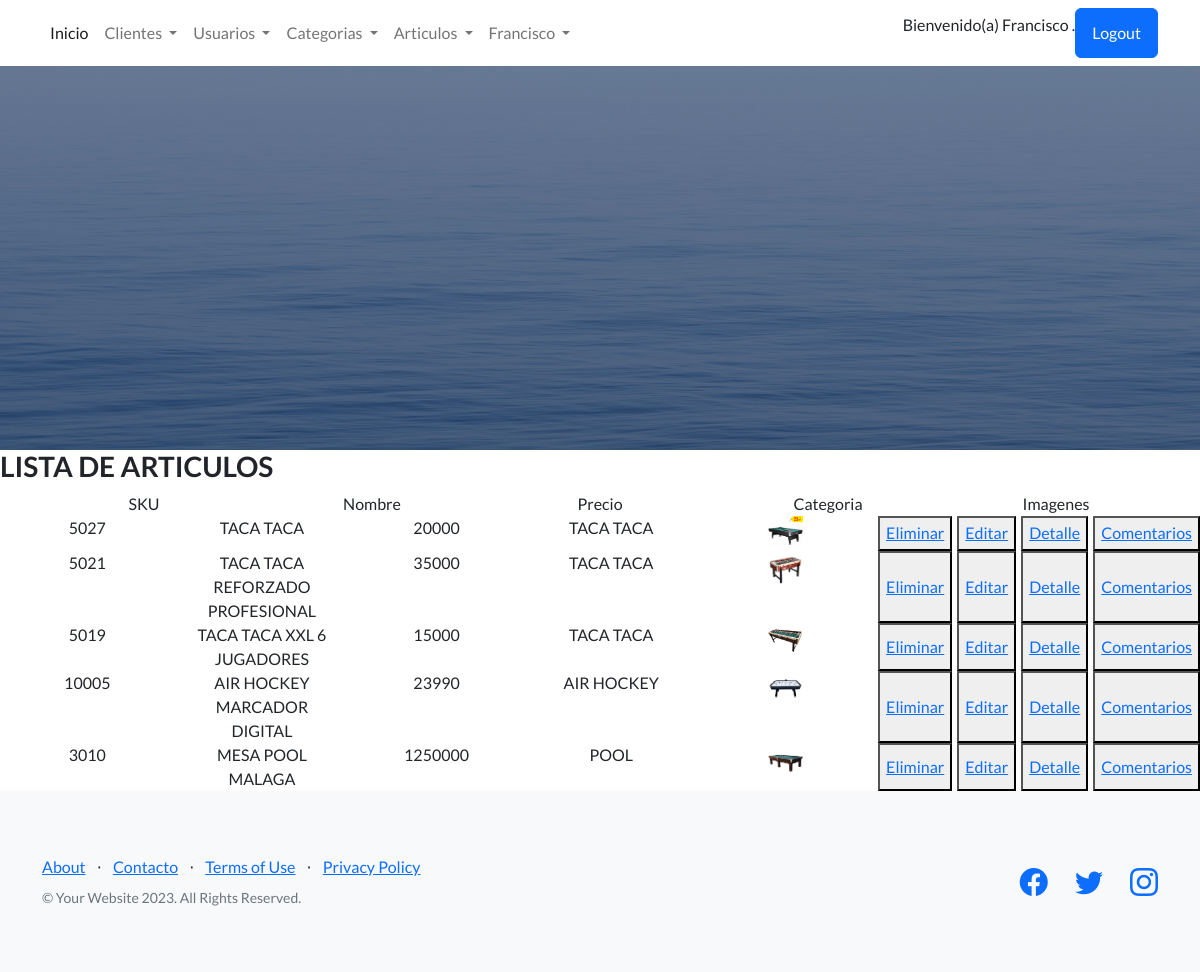
Page /app-coder/articulo-list/ (signed in) on the committed database.
### AppCoder/models.py (models this page shows, shortened)
class Articulos(models.Model):
    sku = models.CharField(max_length=10,null=False,blank=False)
    nombre = models.CharField(max_length=40,null=False,blank=False)
    precio = models.IntegerField()
    imagen = models.ImageField(upload_to='imagenes', null=True, blank=True)
    id_categoria = models.ForeignKey(Categorias, on_delete=models.CASCADE,null=False,blank=False)

class Categorias(models.Model):
    nombreCategoria = models.CharField(max_length=40,null=False,blank=False)
    ubicacion = models.CharField(max_length=40, blank=True, null=True)
    def __str__(self):
        return f'{self.nombreCategoria}'

### AppCoder/views.py (the view)
# urls.py: path('articulo-list/', Articulo_List, name="ListarArticulos"),
@login_required
def Articulo_List(req):
    datos = Articulos.objects.all()
    print('method', req.method)
    print('GET', req.GET)
    print({datos.values('imagen')})
    return render(req, "articulos_list.html", {"lista_articulos": datos})

### AppCoder/templates/articulos_list.html
{% extends 'inicio.html' %}
{% block contenidoQuecambia %}
<h3>LISTA DE ARTICULOS</h3>
<div class="container text-center">
  <div class="row">
    <div class="col">
      SKU
    </div>
    <div class="col">
      Nombre
    </div>
    <div class="col">
        Precio
    </div>
    <div class="col">
        Categoria
    </div>
    <div class="col">
      Imagenes
    </div>
  </div>
</div>
  {% for articulos in lista_articulos %}
      <div  style="display: flex; column-gap: 5px;">
        <div class="container text-center">
          <div class="row">
            <div class="col">
              {{articulos.sku}}
            </div>
            <div class="col">
              {{articulos.nombre}}
            </div>
            <div class="col">
                {{articulos.precio}}
            </div>
            <div class="col">
                {{articulos.id_categoria}}
            </div>
             <div class="col">
              <img height="35px" src="{{articulos.imagen.url}}" alt="Imagen"/>
            </div>
          </div>
        </div>
          <button>
            <a href="{% url 'EliminarArticulos' articulos.id %}" > Eliminar </a>
          </button>
          <button>
            <a href="{% url 'EditarArticulos' articulos.id %}" > Editar </a>
          </button>
          <button>
            <a href="{% url 'DetalleArticulos' articulos.id %}" > Detalle </a>
          </button>
          <button>
            <a href="{% url 'ComentarioArticulo' articulos.id %}" > Comentarios </a>
          </button>
      </div>
  {% endfor %}
{% endblock contenidoQuecambia %}

### AppCoder/templates/barra.html (shortened to what this page needs)
        <nav class="navbar navbar-expand-lg bg-body-tertiary static-top">
            <div class="container">
              <div class="collapse navbar-collapse" id="navbarSupportedContent">
                <ul class="navbar-nav me-auto mb-2 mb-lg-0">
                  <li class="nav-item">
                    <a class="nav-link active" aria-current="page" href="{% url 'Inicio' %}">Inicio</a>
                  </li>
                  <li class="nav-item dropdown">
                    <a class="nav-link dropdown-toggle" href="#" role="button" data-bs-toggle="dropdown" aria-expanded="false">
                      Clientes
                    </a>
                  </li>
                  <li class="nav-item dropdown">
                    <a class="nav-link dropdown-toggle" href="#" role="button" data-bs-toggle="dropdown" aria-expanded="false">
                      Usuarios
                    </a>
                  </li>
                  <li class="nav-item dropdown">
                    <a class="nav-link dropdown-toggle" href="#" role="button" data-bs-toggle="dropdown" aria-expanded="false">
                      Categorias
                    </a>
                  </li>
                  <li class="nav-item dropdown">
                    <a class="nav-link dropdown-toggle" href="#" role="button" data-bs-toggle="dropdown" aria-expanded="false">
                      Articulos
                    </a>
                  </li>
                  {% if user.is_authenticated %}
                  <li class="nav-item dropdown">
                    <a class="nav-link dropdown-toggle" href="#" role="button" data-bs-toggle="dropdown" aria-expanded="false">
                      {{user.first_name}}
                    </a>
                  </li>
                  {% endif %}
                </ul>
                {% if user.is_authenticated %}
                  <p>Bienvenido(a)
                     {{user.first_name}}  .</p>
                  <a class="btn btn-primary" href="{% url 'Logout' %}">Logout</a>
                {% else %}
                  <a class="btn btn-primary" href="{% url 'Login' %}">Login</a>
                {% endif %}
              </div>
            </div>
          </nav>

### rows in the picture
Articulos: sku "5027", nombre "TACA TACA", precio "20000", id_categoria "TACA TACA", imagen (picture)
Articulos: sku "5021", nombre "TACA TACA REFORZADO PROFESIONAL", precio "35000", id_categoria "TACA TACA", imagen (picture)
Articulos: sku "5019", nombre "TACA TACA XXL 6 JUGADORES", precio "15000", id_categoria "TACA TACA", imagen (picture)
Articulos: sku "10005", nombre "AIR HOCKEY MARCADOR DIGITAL", precio "23990", id_categoria "AIR HOCKEY", imagen (picture)
Articulos: sku "3010", nombre "MESA POOL MALAGA", precio "1250000", id_categoria "POOL", imagen (picture)

### other values in the picture
{{ user.first_name }} "Francisco"
